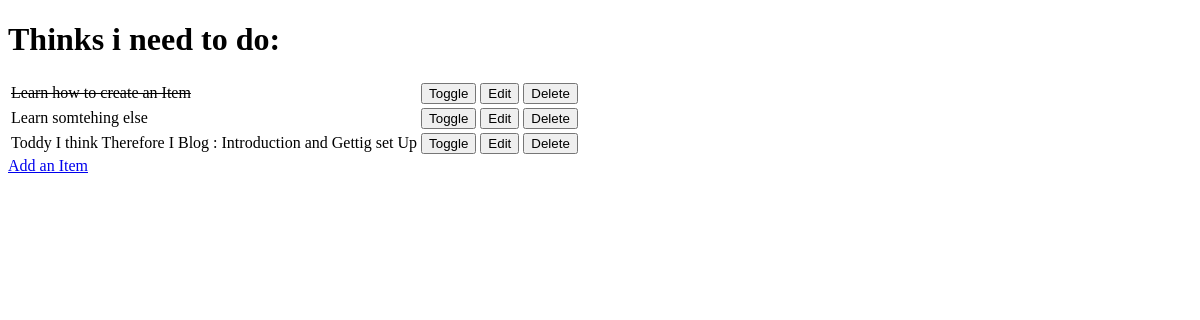
The app's page /, older data.
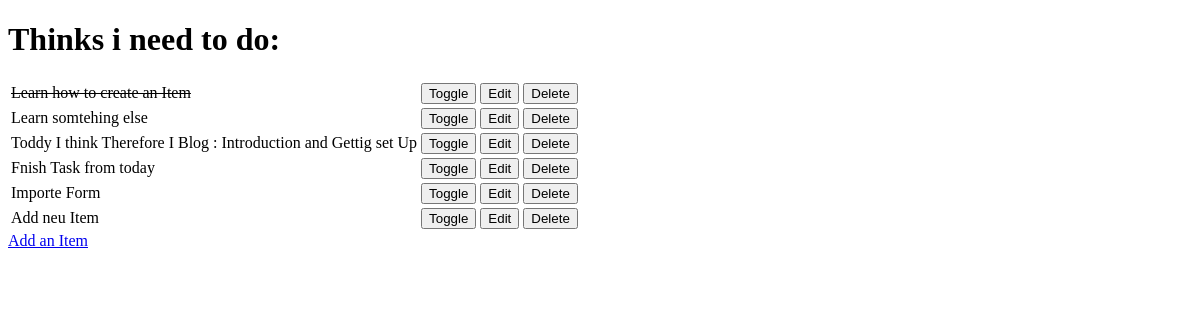
The same page, newer data.
### todo/models.py (models this page shows, shortened)
class Item(models.Model):
    name = models.CharField(max_length=50, null=False, blank=False)
    done = models.BooleanField(null=False, blank=False, default=False)

### todo/views.py (the view)
# urls.py: path('', views.get_todo_list, name='get_todo_list'),
def get_todo_list(request):
    items = Item.objects.all()
    context = {
        'items': items
    }
    return render(request, 'todo/todo_list.html', context)

### todo/templates/todo/todo_list.html (shortened to what this page needs)
<!DOCTYPE html>
<html lang="en">
<head>
</head>
<body>
    <h1>Thinks i need to do:</h1>
    <table>
        {% for item in items %}
            <tr>
                {% if item.done %}
                <td><strike>{{ item.name }}</strike></td>
                {% else %}
                <td>{{ item.name }}</td>
                {% endif %}
                <td>
                    <a href="/toggle/{{ item.id }}">
                        <button>Toggle</button>
                    </a>
                </td>
                <td>
                    <a href="/edit/{{ item.id }}">
                        <button>Edit</button>
                    </a>
                </td>
                <td>
                    <a href="/delete/{{ item.id }}">
                        <button>Delete</button>
                    </a>
                </td>
            </tr>
            {% empty %}
            <tr><td>You habe nothing to do.</td></tr>
        {%endfor%}
    </table>
    <a href="/add">Add an Item</a>
</body>
</html>

Row changes from the older to the newer data that the page shows:
added Item: name "Fnish Task from today"
added Item: name "Importe Form"
added Item: name "Add neu Item"
